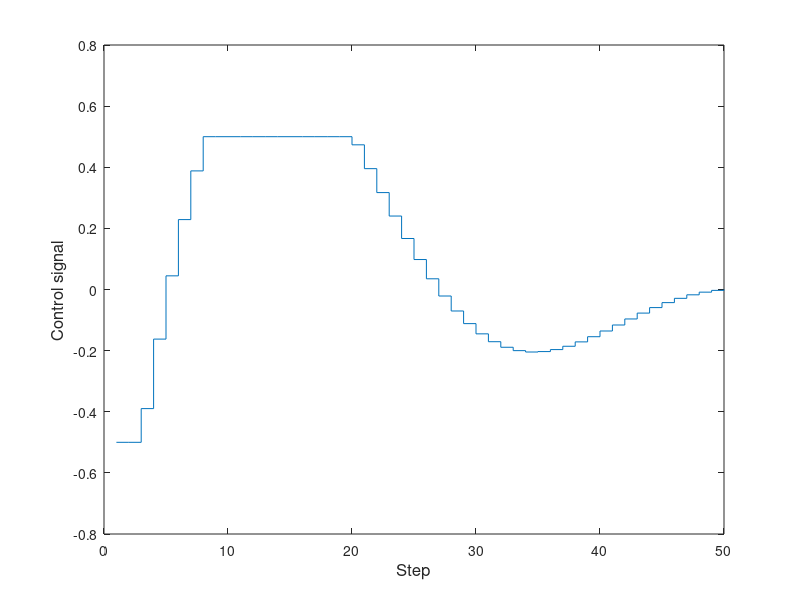
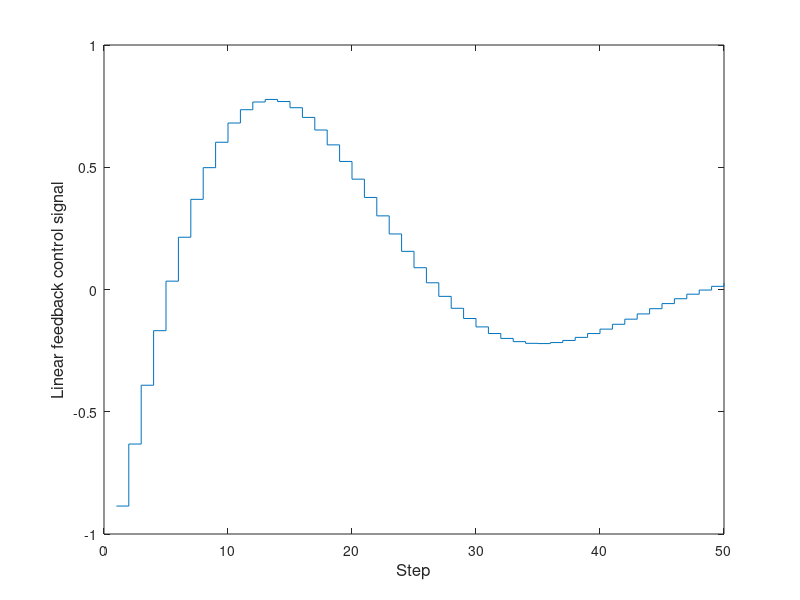

The MATLAB source for these figures, in order:
%   MATLAB code for lecture 11
%   Written by Chris Vermillion

clear

%   State space representation - note that C doesn't matter
A = [.99 .1; -.2 .9];
B = [0 .1]';

%   Initial condition and horizon length
x0 = [5 0]';
N = 50;

%   LQR weighting matrices
Q_bar = [1 0; 0 0];
r_bar = 1;

%   Compute the entries to the lifted system matrix
H = zeros(2*N,N);         %   Initialize H
for i=1:N
    for j=1:i
        H(2*(i-1)+1:2*i,j) = A^(i-j)*B;
    end
end

%   Compute Q
Q = zeros(N);         %   Initialize Q
for i=1:N
    Q = Q + H(2*(i-1)+1:2*i,:)'*Q_bar*H(2*(i-1)+1:2*i,:);
end
Q = Q + r_bar*eye(N);

%   Compute r
r = zeros(1,N);      %   Initialize r
for i=1:N
    r = r + 2*x0'*(A^i)'*Q_bar*H(2*(i-1)+1:2*i,:);
end

%   Identify constraints
A1 = [eye(N);
    -eye(N)];
b1 = 0.5*ones(2*N,1);

%   Use quadprog to determine the optimal control sequence
[u_opt,J_opt] = quadprog(2*Q,r,A1,b1,[],[]);

figure(1)
stairs(u_opt);
xlabel('Step','fontsize',12);
ylabel('Control signal','fontsize',12);

%   Design a linear feedback controller for comparison
K = dlqr(A,B,Q_bar,r_bar);

x = x0;
for i=1:N
    u(i) = -K*x;
    x = A*x + B*u(i);
end

figure(2)
stairs(u);
xlabel('Step','fontsize',12);
ylabel('Linear feedback control signal','fontsize',12);
